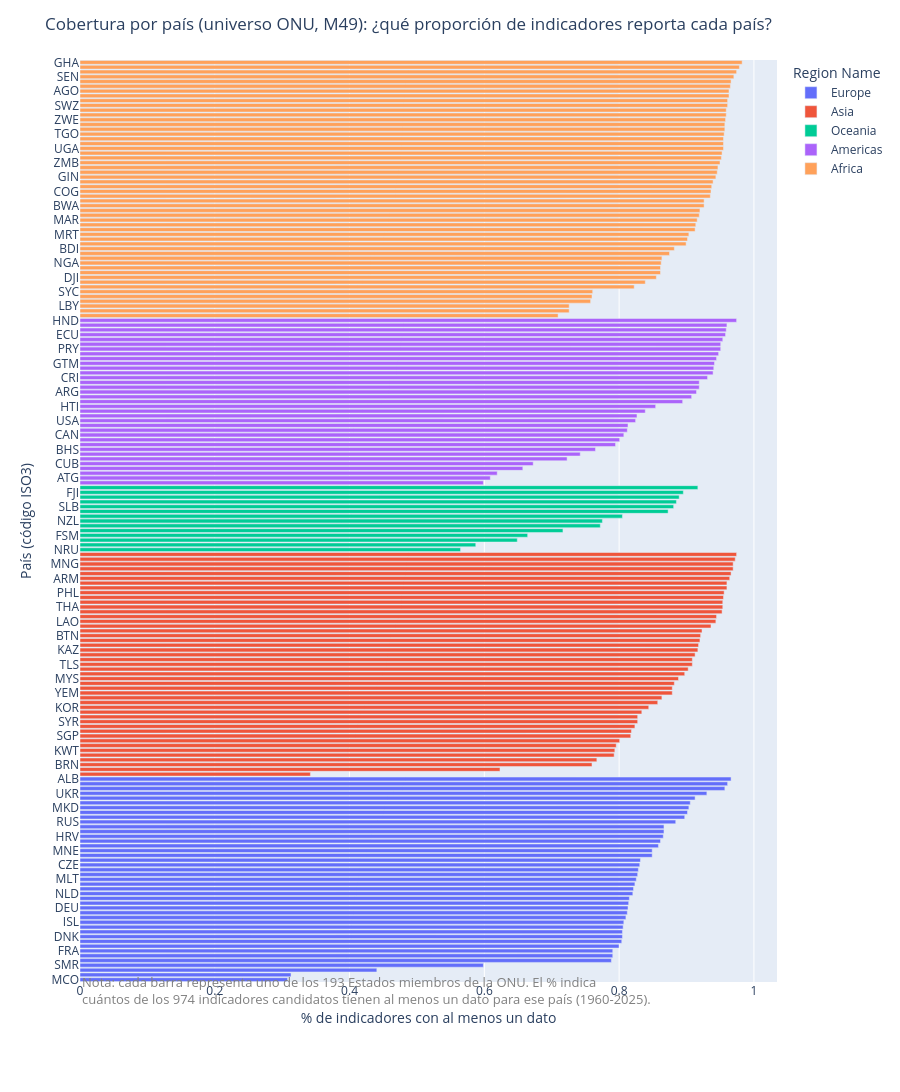

Here is the notebook cell this chart was saved with:
### Code cell
df_pais_plot_onu = disponibilidad_pais_onu.reset_index().rename(columns={"index": "Country Code"})
df_pais_plot_onu = df_pais_plot_onu.sort_values("pct_indicadores_con_dato")

fig_cobertura_pais_onu = px.bar(
    df_pais_plot_onu,
    x="pct_indicadores_con_dato",
    y="Country Code",
    color="Region Name",
    orientation="h",
    hover_data=["n_indicadores_con_dato", "primer_anio", "ultimo_anio", "Sub-region Name"],
    labels={"pct_indicadores_con_dato": "% de indicadores con al menos un dato"},
)

fig_cobertura_pais_onu.update_layout(
    title="Cobertura por país (universo ONU, M49): ¿qué proporción de indicadores reporta cada país?",
    xaxis_title="% de indicadores con al menos un dato",
    yaxis_title="País (código ISO3)",
    height=3200,
    margin=dict(b=110),
)

fig_cobertura_pais_onu.add_annotation(
    text=(
        "Nota: cada barra representa uno de los 193 Estados miembros de la ONU. El % indica<br>"
        "cuántos de los 974 indicadores candidatos tienen al menos un dato para ese país (1960-2025)."
    ),
    xref="paper", yref="paper",
    x=0, y=-0.03,
    showarrow=False,
    font=dict(size=13, color="gray"),
    align="left",
)

figuras_reporte.append(("cobertura_por_pais_onu", fig_cobertura_pais_onu))
fig_cobertura_pais_onu.show()

### Figure 1 — Plotly figure (JSON) as saved in the notebook; plotly's stock layout.template omitted (floating-point values rounded to 4 significant figures; data arrays with more than 128 entries replaced by an {"elided": "..."} marker saying what was removed)
{"data": [{"customdata": {"elided": "43x4 mixed values"}, "hovertemplate": "Region Name=Europe<br>% de indicadores con al menos un dato=%{x}<br>Country Code=%{y}<br>n_indicadores_con_dato=%{customdata[0]}<br>primer_anio=%{customdata[1]}<br>ultimo_anio=%{customdata[2]}<br>Sub-region Name=%{customdata[3]}<extra></extra>", "legendgroup": "Europe", "marker": {"color": "#636efa", "pattern": {"shape": ""}}, "name": "Europe", "orientation": "h", "showlegend": true, "textposition": "auto", "type": "bar", "x": [0.308, 0.3131, 0.4405, 0.5986, 0.7885, 0.7906, 0.7906, 0.7998, 0.8039, 0.8049, 0.8049, 0.806, 0.807, 0.8101, 0.8121, 0.8131, 0.8142, 0.8152, 0.8203, 0.8214, 0.8234, 0.8255, 0.8275, 0.8285, 0.8306, 0.8316, 0.8491, 0.8491, 0.8583, 0.8614, 0.8655, 0.8665, 0.8665, 0.884, 0.8973, 0.9014, 0.9035, 0.9055, 0.9127, 0.9302, 0.9569, 0.961, 0.9661], "xaxis": "x", "y": ["MCO", "LIE", "AND", "SMR", "LUX", "AUT", "FRA", "FIN", "SWE", "DNK", "BEL", "SVN", "ISL", "NOR", "ITA", "DEU", "CHE", "IRL", "NLD", "ESP", "SVK", "MLT", "GRC", "EST", "CZE", "GBR", "HUN", "MNE", "POL", "LTU", "HRV", "PRT", "LVA", "RUS", "BGR", "ROU", "MKD", "BIH", "BLR", "UKR", "SRB", "MDA", "ALB"], "yaxis": "y"}, {"customdata": {"elided": "47x4 mixed values"}, "hovertemplate": "Region Name=Asia<br>% de indicadores con al menos un dato=%{x}<br>Country Code=%{y}<br>n_indicadores_con_dato=%{customdata[0]}<br>primer_anio=%{customdata[1]}<br>ultimo_anio=%{customdata[2]}<br>Sub-region Name=%{customdata[3]}<extra></extra>", "legendgroup": "Asia", "marker": {"color": "#EF553B", "pattern": {"shape": ""}}, "name": "Asia", "orientation": "h", "showlegend": true, "textposition": "auto", "type": "bar", "x": [0.3419, 0.6232, 0.7598, 0.7669, 0.7926, 0.7936, 0.7957, 0.8008, 0.8172, 0.8183, 0.8234, 0.8275, 0.8275, 0.8337, 0.8439, 0.8573, 0.8634, 0.8789, 0.8789, 0.8819, 0.8881, 0.8973, 0.9025, 0.9086, 0.9086, 0.9127, 0.9168, 0.9179, 0.9199, 0.9209, 0.923, 0.9363, 0.9435, 0.9446, 0.9528, 0.9538, 0.9538, 0.9548, 0.9559, 0.96, 0.96, 0.9641, 0.9661, 0.9692, 0.9692, 0.9723, 0.9743], "xaxis": "x", "y": ["PRK", "TKM", "BRN", "JPN", "QAT", "KWT", "BHR", "OMN", "SGP", "ISR", "CYP", "SYR", "ARE", "SAU", "KOR", "CHN", "MMR", "YEM", "LBN", "IRN", "MYS", "AFG", "VNM", "TLS", "JOR", "TUR", "KAZ", "UZB", "MDV", "BTN", "IRQ", "KHM", "LAO", "PAK", "GEO", "THA", "TJK", "NPL", "PHL", "AZE", "KGZ", "ARM", "IND", "LKA", "MNG", "IDN", "BGD"], "yaxis": "y"}, {"customdata": [[550, 1960, 2025, "Micronesia"], [572, 1960, 2025, "Polynesia"], [632, 1960, 2025, "Micronesia"], [647, 1960, 2025, "Micronesia"], [698, 1960, 2025, "Micronesia"], [752, 1960, 2025, "Micronesia"], [755, 1960, 2025, "Australia and New Zealand"], [784, 1960, 2025, "Australia and New Zealand"], [850, 1960, 2025, "Polynesia"], [858, 1960, 2025, "Melanesia"], [862, 1960, 2025, "Polynesia"], [866, 1960, 2025, "Melanesia"], [872, 1960, 2025, "Melanesia"], [893, 1960, 2025, "Melanesia"]], "hovertemplate": "Region Name=Oceania<br>% de indicadores con al menos un dato=%{x}<br>Country Code=%{y}<br>n_indicadores_con_dato=%{customdata[0]}<br>primer_anio=%{customdata[1]}<br>ultimo_anio=%{customdata[2]}<br>Sub-region Name=%{customdata[3]}<extra></extra>", "legendgroup": "Oceania", "marker": {"color": "#00cc96", "pattern": {"shape": ""}}, "name": "Oceania", "orientation": "h", "showlegend": true, "textposition": "auto", "type": "bar", "x": [0.5647, 0.5873, 0.6489, 0.6643, 0.7166, 0.7721, 0.7752, 0.8049, 0.8727, 0.8809, 0.885, 0.8891, 0.8953, 0.9168], "xaxis": "x", "y": ["NRU", "TUV", "PLW", "FSM", "MHL", "KIR", "NZL", "AUS", "TON", "SLB", "WSM", "VUT", "FJI", "PNG"], "yaxis": "y"}, {"customdata": {"elided": "35x4 mixed values"}, "hovertemplate": "Region Name=Americas<br>% de indicadores con al menos un dato=%{x}<br>Country Code=%{y}<br>n_indicadores_con_dato=%{customdata[0]}<br>primer_anio=%{customdata[1]}<br>ultimo_anio=%{customdata[2]}<br>Sub-region Name=%{customdata[3]}<extra></extra>", "legendgroup": "Americas", "marker": {"color": "#ab63fa", "pattern": {"shape": ""}}, "name": "Americas", "orientation": "h", "showlegend": true, "textposition": "auto", "type": "bar", "x": [0.5986, 0.6088, 0.6191, 0.6571, 0.6725, 0.7228, 0.7423, 0.7649, 0.7947, 0.8008, 0.807, 0.8121, 0.8131, 0.8244, 0.8265, 0.8388, 0.8542, 0.8943, 0.9076, 0.9148, 0.9189, 0.9189, 0.9312, 0.9394, 0.9405, 0.9415, 0.9446, 0.9476, 0.9507, 0.9507, 0.9538, 0.9579, 0.9589, 0.96, 0.9743], "xaxis": "x", "y": ["KNA", "ATG", "DMA", "GRD", "CUB", "VCT", "BRB", "BHS", "LCA", "TTO", "CAN", "VEN", "SUR", "USA", "GUY", "JAM", "HTI", "URY", "CHL", "ARG", "NIC", "PAN", "CRI", "BLZ", "BRA", "GTM", "PER", "SLV", "PRY", "DOM", "MEX", "ECU", "BOL", "COL", "HND"], "yaxis": "y"}, {"customdata": {"elided": "54x4 mixed values"}, "hovertemplate": "Region Name=Africa<br>% de indicadores con al menos un dato=%{x}<br>Country Code=%{y}<br>n_indicadores_con_dato=%{customdata[0]}<br>primer_anio=%{customdata[1]}<br>ultimo_anio=%{customdata[2]}<br>Sub-region Name=%{customdata[3]}<extra></extra>", "legendgroup": "Africa", "marker": {"color": "#FFA15A", "pattern": {"shape": ""}}, "name": "Africa", "orientation": "h", "showlegend": true, "textposition": "auto", "type": "bar", "x": [0.7094, 0.7259, 0.7259, 0.7577, 0.7598, 0.7608, 0.8224, 0.8388, 0.8552, 0.8614, 0.8614, 0.8624, 0.8634, 0.8747, 0.8819, 0.8994, 0.9014, 0.9035, 0.9127, 0.9138, 0.9158, 0.9189, 0.9199, 0.9261, 0.9261, 0.9353, 0.9363, 0.9374, 0.9394, 0.9435, 0.9456, 0.9466, 0.9497, 0.9517, 0.9528, 0.9548, 0.9548, 0.9548, 0.9559, 0.9569, 0.9569, 0.9579, 0.9589, 0.9589, 0.961, 0.961, 0.963, 0.963, 0.9651, 0.9661, 0.9702, 0.9743, 0.9784, 0.9825], "xaxis": "x", "y": ["ERI", "GNQ", "LBY", "SSD", "SOM", "SYC", "LBR", "STP", "DJI", "CAF", "DZA", "NGA", "GAB", "COM", "BDI", "MUS", "TCD", "MRT", "GNB", "CPV", "MAR", "SDN", "SLE", "BWA", "NAM", "MWI", "COG", "TUN", "BEN", "GIN", "ZAF", "NER", "ZMB", "LSO", "BFA", "UGA", "MLI", "COD", "TGO", "GMB", "MOZ", "ZWE", "MDG", "ETH", "SWZ", "EGY", "CMR", "AGO", "CIV", "TZA", "SEN", "KEN", "RWA", "GHA"], "yaxis": "y"}], "layout": {"annotations": [{"align": "left", "font": {"color": "gray", "size": 13}, "showarrow": false, "text": "Nota: cada barra representa uno de los 193 Estados miembros de la ONU. El % indica<br>cuántos de los 974 indicadores candidatos tienen al menos un dato para ese país (1960-2025).", "x": 0, "xref": "paper", "y": -0.03, "yref": "paper"}], "barmode": "relative", "height": 3200, "legend": {"title": {"text": "Region Name"}, "tracegroupgap": 0}, "margin": {"b": 110, "t": 60}, "title": {"text": "Cobertura por país (universo ONU, M49): ¿qué proporción de indicadores reporta cada país?"}, "xaxis": {"anchor": "y", "domain": [0, 1], "title": {"text": "% de indicadores con al menos un dato"}}, "yaxis": {"anchor": "x", "domain": [0, 1], "title": {"text": "País (código ISO3)"}}}}
